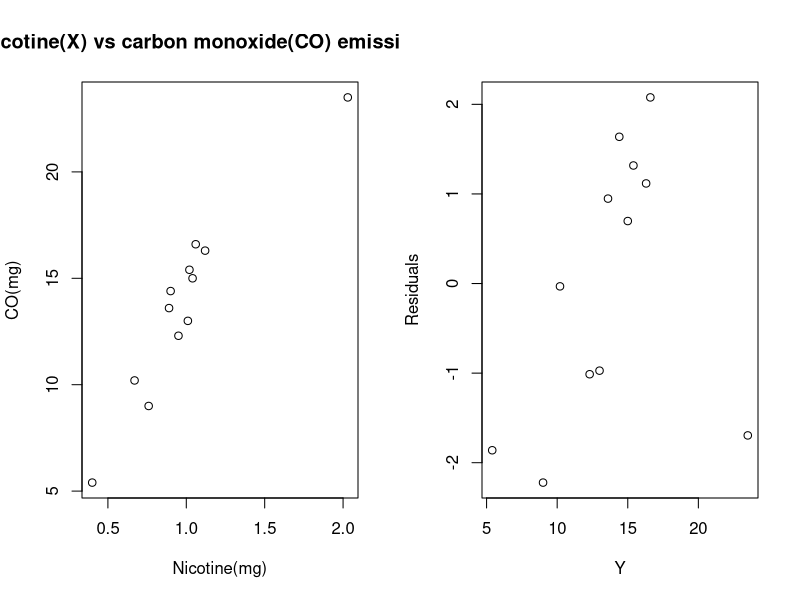

Reproduce this figure in R.
nico = c(0.89,1.06,2.03,0.67,0.4,1.04,0.76,0.95,1.12,1.02,1.01,0.9)
co = c(13.6,16.6,23.5,10.2,5.4,15,9,12.3,16.3,15.4,13,14.4)

par(mfrow = c(1,2))
plot(nico,co,
     xlab = "Nicotine(mg)",
     ylab = "CO(mg)",
     main = "nicotine(X) vs carbon monoxide(CO) emission(Y )"
)

model=lm(co~nico)
resi = resid(model)
print(resi)
plot(co,resi, ylab="Residuals", xlab="Y") 
print(model)
print(summary(model))


Yes=c()
for (i in nico){
  Y2=10.96*i+2.929
  Yes=append(Yes,Y2)
}


V=data.frame(nico,Yes)
print("Yes=estimated new value")
print(V)

